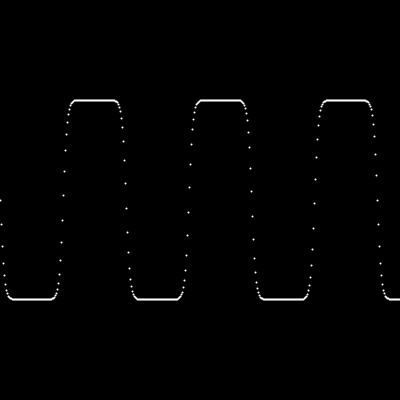
Frame 1 (no input)
Frame 60 (the mouse pressed at the canvas centre just before this capture): identical to frame 1, image omitted
Frame 120 (the mouse held since frame 60 and released just before this capture): identical to frame 1, image omitted

The Processing sketch that drew this single still picture (run headless with seeded random() and noise(); from frame 60 on, the mouse is pressed at the canvas centre):

// Processing sketch: SquineWave
// ── SquineWave.pde

void setup() {
  size(400, 400);
}

void draw() {
  background(0);
  stroke(255);
  strokeWeight(2);
  pushMatrix();
  translate(0, height/2);
  for (int i=0; i < width; i++) {
    point(i, squine(10, 100, i)*100);
  }
  popMatrix();
}
float squine(float k, float a, float t) {
  return 1f-(2/(1f+pow(exp(k), (sin(t/20f)))));
}
